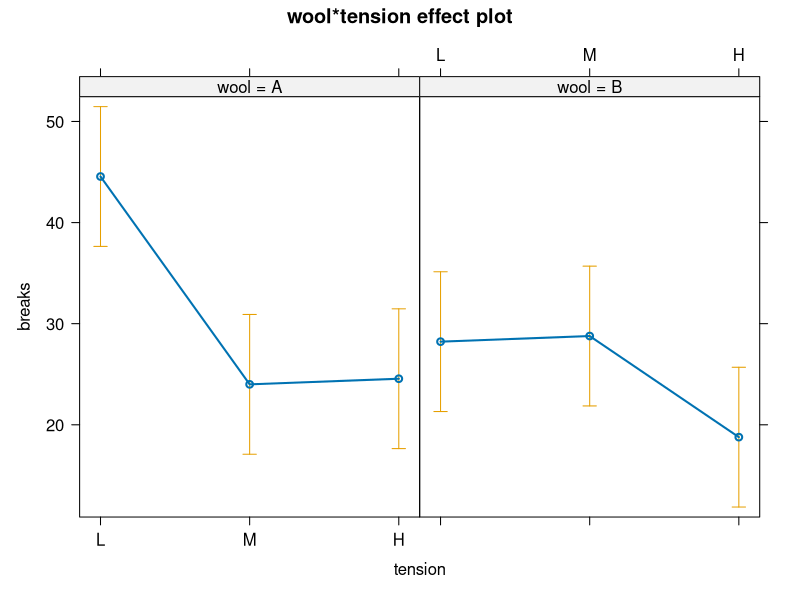

This figure's R source:
library(glmmTMB)


### Name: Anova.glmmTMB
### Title: Downstream methods for glmmTMB objects
### Aliases: Anova.glmmTMB Effect.glmmTMB recover_data.glmmTMB
###   emm_basis.glmmTMB downstream_methods

### ** Examples

warp.lm <- glmmTMB(breaks ~ wool * tension, data = warpbreaks)
if (require(emmeans)) {
    emmeans (warp.lm, poly ~ tension | wool)
}
if (require(car)) {
    Anova(warp.lm,type="III")
}
if (require(effects)) {
    plot(allEffects(warp.lm))
}
